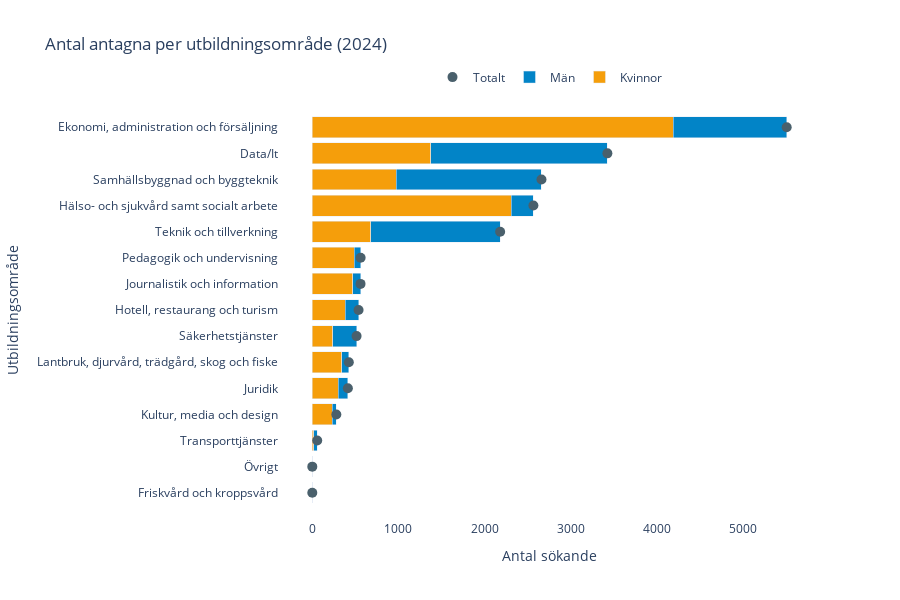

Notebook cell for this chart:
### Code cell
def plot_stacked_bar_antagna(df: pd.DataFrame, year: int = None) -> None:
    """
    Plots a horizontal stacked bar chart showing gender distribution of admitted students by education area.
    
    Parameters:
        df: DataFrame with columns: kön, utbildningsområde, ålder, [2020-2024]
        year: Year to plot data for (int or str). If None, uses latest available year
    
    Returns:
        None - displays a Plotly figure
    """
    import plotly.graph_objects as go
    
    # Input validation
    if df.empty:
        raise ValueError("DataFrame is empty")
    
    # Rename columns for consistency
    df.columns = ["kön", "utbildningsområde", "ålder", "2020", "2021", "2022", "2023", "2024"]
    df = df.fillna(0)

    # Ensure year columns are int
    year_columns = ["2020", "2021", "2022", "2023", "2024"]
    for col in year_columns:
        df[col] = pd.to_numeric(df[col], errors="coerce").fillna(0).astype(int)

    # Melt to long format
    df_long = df.melt(
        id_vars=["kön", "utbildningsområde", "ålder"],
        var_name="år",
        value_name="antal"
    )
    df_long["antal"] = pd.to_numeric(df_long["antal"], errors="coerce").fillna(0).astype(int)

    # Filter data
    df_filtered = df_long[
        (df_long["ålder"].str.lower() == "totalt") & 
        (df_long["utbildningsområde"].str.lower() != "totalt")
    ]

    # Select year
    if year is None:
        year = df_filtered["år"].max()
    year = str(year)
    
    if year not in year_columns:
        raise ValueError(f"Year must be one of {year_columns}")
        
    current_data = df_filtered[df_filtered["år"] == year]

    # Create pivot table
    pivot_df = current_data.pivot_table(
        index="utbildningsområde",
        columns="kön",
        values="antal",
        aggfunc="sum"
    ).fillna(0).reset_index()

    # Format column names
    pivot_df.columns.name = None
    pivot_df.rename(columns={
        "kvinnor": "Kvinnor",
        "män": "Män",
        "totalt": "Totalt"
    }, inplace=True)

    # Ensure numbers are int
    for col in ["Kvinnor", "Män", "Totalt"]:
        if col in pivot_df.columns:
            pivot_df[col] = pd.to_numeric(pivot_df[col], errors="coerce").fillna(0).astype(int)

    # Sort by total admitted students
    pivot_df = pivot_df.sort_values("Totalt")

    # Create visualization
    fig = go.Figure()
    
    # Add stacked bars
    fig.add_trace(go.Bar(
        x=pivot_df["Kvinnor"],
        y=pivot_df["utbildningsområde"],
        name="Kvinnor",
        orientation="h",
        marker_color="#f59e0b"
    ))
    fig.add_trace(go.Bar(
        x=pivot_df["Män"],
        y=pivot_df["utbildningsområde"],
        name="Män",
        orientation="h",
        marker_color="#0284c7"
    ))
    
    # Add total markers
    fig.add_trace(go.Scatter(
        x=pivot_df["Totalt"],
        y=pivot_df["utbildningsområde"],
        mode="markers",
        name="Totalt",
        marker=dict(color="#4A606C", size=10, symbol="circle"),
        showlegend=True
    ))

    # Layout configuration
    fig.update_layout(
        barmode="stack",
        title=f"Antal antagna per utbildningsområde ({year})",
        xaxis_title="Antal sökande",
        yaxis_title="Utbildningsområde",
        plot_bgcolor="white",
        paper_bgcolor="white",
        height=600,
        legend=dict(
            orientation="h",
            yanchor="bottom",
            y=1.02,
            xanchor="center",
            x=0.5
        )
    )
    
    fig.show()

# Example usage:
plot_stacked_bar_antagna(df, year=2024)

### Figure 1 — Plotly figure (JSON) as saved in the notebook; plotly's stock layout.template omitted (floating-point values rounded to 4 significant figures)
{"data": [{"marker": {"color": "#f59e0b"}, "name": "Kvinnor", "orientation": "h", "type": "bar", "x": [0, 0, 18, 233, 304, 344, 236, 383, 468, 487, 679, 2312, 973, 1376, 4192], "y": ["Friskvård och kroppsvård", "Övrigt", "Transporttjänster", "Kultur, media och design", "Juridik", "Lantbruk, djurvård, trädgård, skog och fiske", "Säkerhetstjänster", "Hotell, restaurang och turism", "Journalistik och information", "Pedagogik och undervisning", "Teknik och tillverkning", "Hälso- och sjukvård samt socialt arbete", "Samhällsbyggnad och byggteknik", "Data/It", "Ekonomi, administration och försäljning"]}, {"marker": {"color": "#0284c7"}, "name": "Män", "orientation": "h", "type": "bar", "x": [0, 0, 39, 46, 109, 80, 278, 154, 92, 74, 1502, 255, 1688, 2050, 1316], "y": ["Friskvård och kroppsvård", "Övrigt", "Transporttjänster", "Kultur, media och design", "Juridik", "Lantbruk, djurvård, trädgård, skog och fiske", "Säkerhetstjänster", "Hotell, restaurang och turism", "Journalistik och information", "Pedagogik och undervisning", "Teknik och tillverkning", "Hälso- och sjukvård samt socialt arbete", "Samhällsbyggnad och byggteknik", "Data/It", "Ekonomi, administration och försäljning"]}, {"marker": {"color": "#4A606C", "size": 10, "symbol": "circle"}, "mode": "markers", "name": "Totalt", "showlegend": true, "type": "scatter", "x": [0, 0, 57, 279, 413, 424, 514, 537, 560, 561, 2181, 2567, 2661, 3426, 5508], "y": ["Friskvård och kroppsvård", "Övrigt", "Transporttjänster", "Kultur, media och design", "Juridik", "Lantbruk, djurvård, trädgård, skog och fiske", "Säkerhetstjänster", "Hotell, restaurang och turism", "Journalistik och information", "Pedagogik och undervisning", "Teknik och tillverkning", "Hälso- och sjukvård samt socialt arbete", "Samhällsbyggnad och byggteknik", "Data/It", "Ekonomi, administration och försäljning"]}], "layout": {"barmode": "stack", "height": 600, "legend": {"orientation": "h", "x": 0.5, "xanchor": "center", "y": 1.02, "yanchor": "bottom"}, "paper_bgcolor": "white", "plot_bgcolor": "white", "title": {"text": "Antal antagna per utbildningsområde (2024)"}, "xaxis": {"title": {"text": "Antal sökande"}}, "yaxis": {"title": {"text": "Utbildningsområde"}}}}
